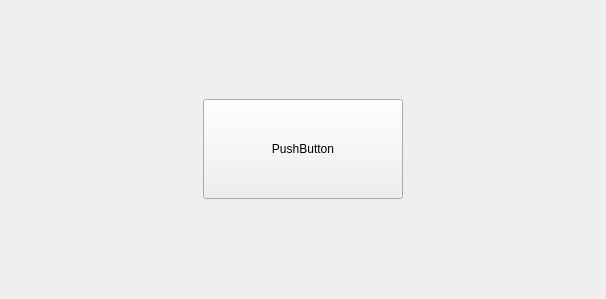
<?xml version="1.0" encoding="UTF-8"?>
<ui version="4.0">
 <class>ButtonGroup</class>
 <widget class="QWidget" name="ButtonGroup">
  <property name="geometry">
   <rect>
    <x>0</x>
    <y>0</y>
    <width>565</width>
    <height>299</height>
   </rect>
  </property>
  <property name="windowTitle">
   <string>Form</string>
  </property>
  <layout class="QVBoxLayout" name="verticalLayout">
   <property name="spacing">
    <number>0</number>
   </property>
   <property name="leftMargin">
    <number>0</number>
   </property>
   <property name="topMargin">
    <number>0</number>
   </property>
   <property name="rightMargin">
    <number>0</number>
   </property>
   <property name="bottomMargin">
    <number>0</number>
   </property>
   <item>
    <widget class="QStackedWidget" name="stackedWidget">
     <property name="currentIndex">
      <number>0</number>
     </property>
     <widget class="QWidget" name="startPage">
      <layout class="QHBoxLayout" name="horizontalLayout">
       <item>
        <spacer name="horizontalSpacer">
         <property name="orientation">
          <enum>Qt::Horizontal</enum>
         </property>
         <property name="sizeHint" stdset="0">
          <size>
           <width>227</width>
           <height>20</height>
          </size>
         </property>
        </spacer>
       </item>
       <item>
        <widget class="MyButton" name="start">
         <property name="minimumSize">
          <size>
           <width>200</width>
           <height>100</height>
          </size>
         </property>
         <property name="maximumSize">
          <size>
           <width>200</width>
           <height>100</height>
          </size>
         </property>
         <property name="text">
          <string>PushButton</string>
         </property>
        </widget>
       </item>
       <item>
        <spacer name="horizontalSpacer_2">
         <property name="orientation">
          <enum>Qt::Horizontal</enum>
         </property>
         <property name="sizeHint" stdset="0">
          <size>
           <width>227</width>
           <height>20</height>
          </size>
         </property>
        </spacer>
       </item>
      </layout>
     </widget>
     <widget class="QWidget" name="playCardPage">
      <layout class="QHBoxLayout" name="horizontalLayout_2">
       <item>
        <spacer name="horizontalSpacer_3">
         <property name="orientation">
          <enum>Qt::Horizontal</enum>
         </property>
         <property name="sizeHint" stdset="0">
          <size>
           <width>227</width>
           <height>20</height>
          </size>
         </property>
        </spacer>
       </item>
       <item>
        <widget class="MyButton" name="playCard">
         <property name="minimumSize">
          <size>
           <width>120</width>
           <height>60</height>
          </size>
         </property>
         <property name="maximumSize">
          <size>
           <width>120</width>
           <height>60</height>
          </size>
         </property>
         <property name="text">
          <string>PushButton</string>
         </property>
        </widget>
       </item>
       <item>
        <spacer name="horizontalSpacer_4">
         <property name="orientation">
          <enum>Qt::Horizontal</enum>
         </property>
         <property name="sizeHint" stdset="0">
          <size>
           <width>227</width>
           <height>20</height>
          </size>
         </property>
        </spacer>
       </item>
      </layout>
     </widget>
     <widget class="QWidget" name="passOrPlayPage">
      <layout class="QHBoxLayout" name="horizontalLayout_3">
       <item>
        <spacer name="horizontalSpacer_5">
         <property name="orientation">
          <enum>Qt::Horizontal</enum>
         </property>
         <property name="sizeHint" stdset="0">
          <size>
           <width>162</width>
           <height>20</height>
          </size>
         </property>
        </spacer>
       </item>
       <item>
        <widget class="MyButton" name="pass">
         <property name="minimumSize">
          <size>
           <width>120</width>
           <height>60</height>
          </size>
         </property>
         <property name="maximumSize">
          <size>
           <width>120</width>
           <height>60</height>
          </size>
         </property>
         <property name="text">
          <string>PushButton</string>
         </property>
        </widget>
       </item>
       <item>
        <spacer name="horizontalSpacer_7">
         <property name="orientation">
          <enum>Qt::Horizontal</enum>
         </property>
         <property name="sizeType">
          <enum>QSizePolicy::Fixed</enum>
         </property>
         <property name="sizeHint" stdset="0">
          <size>
           <width>40</width>
           <height>20</height>
          </size>
         </property>
        </spacer>
       </item>
       <item>
        <widget class="MyButton" name="play">
         <property name="minimumSize">
          <size>
           <width>120</width>
           <height>60</height>
          </size>
         </property>
         <property name="maximumSize">
          <size>
           <width>120</width>
           <height>60</height>
          </size>
         </property>
         <property name="text">
          <string>PushButton</string>
         </property>
        </widget>
       </item>
       <item>
        <spacer name="horizontalSpacer_6">
         <property name="orientation">
          <enum>Qt::Horizontal</enum>
         </property>
         <property name="sizeHint" stdset="0">
          <size>
           <width>162</width>
           <height>20</height>
          </size>
         </property>
        </spacer>
       </item>
      </layout>
     </widget>
     <widget class="QWidget" name="callLordPage">
      <layout class="QHBoxLayout" name="horizontalLayout_4">
       <item>
        <spacer name="horizontalSpacer_11">
         <property name="orientation">
          <enum>Qt::Horizontal</enum>
         </property>
         <property name="sizeHint" stdset="0">
          <size>
           <width>47</width>
           <height>20</height>
          </size>
         </property>
        </spacer>
       </item>
       <item>
        <widget class="MyButton" name="giveUp">
         <property name="minimumSize">
          <size>
           <width>120</width>
           <height>60</height>
          </size>
         </property>
         <property name="maximumSize">
          <size>
           <width>200</width>
           <height>16777215</height>
          </size>
         </property>
         <property name="text">
          <string>PushButton</string>
         </property>
        </widget>
       </item>
       <item>
        <spacer name="horizontalSpacer_8">
         <property name="orientation">
          <enum>Qt::Horizontal</enum>
         </property>
         <property name="sizeType">
          <enum>QSizePolicy::Fixed</enum>
         </property>
         <property name="sizeHint" stdset="0">
          <size>
           <width>30</width>
           <height>20</height>
          </size>
         </property>
        </spacer>
       </item>
       <item>
        <widget class="MyButton" name="oneScore">
         <property name="minimumSize">
          <size>
           <width>120</width>
           <height>60</height>
          </size>
         </property>
         <property name="text">
          <string>PushButton</string>
         </property>
         <property name="checkable">
          <bool>false</bool>
         </property>
        </widget>
       </item>
       <item>
        <spacer name="horizontalSpacer_9">
         <property name="orientation">
          <enum>Qt::Horizontal</enum>
         </property>
         <property name="sizeType">
          <enum>QSizePolicy::Fixed</enum>
         </property>
         <property name="sizeHint" stdset="0">
          <size>
           <width>30</width>
           <height>20</height>
          </size>
         </property>
        </spacer>
       </item>
       <item>
        <widget class="MyButton" name="twoScore">
         <property name="enabled">
          <bool>true</bool>
         </property>
         <property name="minimumSize">
          <size>
           <width>120</width>
           <height>60</height>
          </size>
         </property>
         <property name="text">
          <string>PushButton</string>
         </property>
        </widget>
       </item>
       <item>
        <spacer name="horizontalSpacer_10">
         <property name="orientation">
          <enum>Qt::Horizontal</enum>
         </property>
         <property name="sizeType">
          <enum>QSizePolicy::Fixed</enum>
         </property>
         <property name="sizeHint" stdset="0">
          <size>
           <width>30</width>
           <height>20</height>
          </size>
         </property>
        </spacer>
       </item>
       <item>
        <widget class="MyButton" name="threeScore">
         <property name="minimumSize">
          <size>
           <width>120</width>
           <height>60</height>
          </size>
         </property>
         <property name="text">
          <string>PushButton</string>
         </property>
        </widget>
       </item>
       <item>
        <spacer name="horizontalSpacer_12">
         <property name="orientation">
          <enum>Qt::Horizontal</enum>
         </property>
         <property name="sizeHint" stdset="0">
          <size>
           <width>47</width>
           <height>20</height>
          </size>
         </property>
        </spacer>
       </item>
      </layout>
     </widget>
     <widget class="QWidget" name="nullPage"/>
    </widget>
   </item>
  </layout>
 </widget>
 <customwidgets>
  <customwidget>
   <class>MyButton</class>
   <extends>QPushButton</extends>
   <header>mybutton.h</header>
  </customwidget>
 </customwidgets>
 <resources/>
 <connections/>
</ui>
